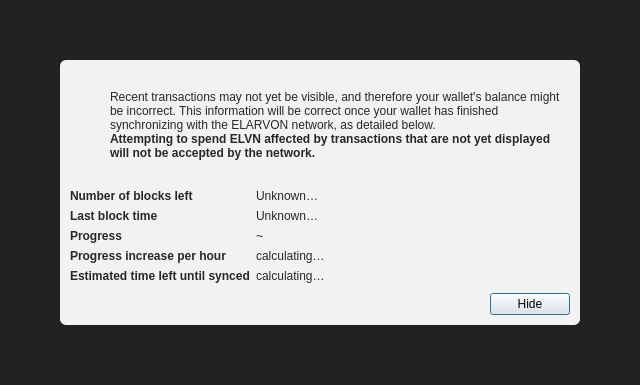
<?xml version="1.0" encoding="UTF-8"?>
<ui version="4.0">
 <class>ModalOverlay</class>
 <widget class="QWidget" name="ModalOverlay">
  <property name="geometry">
   <rect>
    <x>0</x>
    <y>0</y>
    <width>640</width>
    <height>385</height>
   </rect>
  </property>
  <property name="windowTitle">
   <string>Form</string>
  </property>
  <layout class="QVBoxLayout" name="verticalLayout" stretch="0">
   <property name="sizeConstraint">
    <enum>QLayout::SetDefaultConstraint</enum>
   </property>
   <property name="leftMargin">
    <number>0</number>
   </property>
   <property name="topMargin">
    <number>0</number>
   </property>
   <property name="rightMargin">
    <number>0</number>
   </property>
   <property name="bottomMargin">
    <number>0</number>
   </property>
   <item>
    <widget class="QWidget" name="bgWidget" native="true">
     <property name="styleSheet">
      <string notr="true">#bgWidget { background: rgba(0,0,0,220); }</string>
     </property>
     <layout class="QVBoxLayout" name="verticalLayoutMain" stretch="1">
      <property name="leftMargin">
       <number>60</number>
      </property>
      <property name="topMargin">
       <number>60</number>
      </property>
      <property name="rightMargin">
       <number>60</number>
      </property>
      <property name="bottomMargin">
       <number>60</number>
      </property>
      <item>
       <widget class="QWidget" name="contentWidget" native="true">
        <property name="styleSheet">
         <string notr="true">#contentWidget { background: rgba(255,255,255,240); border-radius: 6px; }

QLabel { color: rgb(40,40,40);  }</string>
        </property>
        <layout class="QVBoxLayout" name="verticalLayoutSub" stretch="1,0,0,0">
         <property name="spacing">
          <number>0</number>
         </property>
         <property name="leftMargin">
          <number>10</number>
         </property>
         <property name="topMargin">
          <number>10</number>
         </property>
         <property name="rightMargin">
          <number>10</number>
         </property>
         <property name="bottomMargin">
          <number>10</number>
         </property>
         <item>
          <layout class="QHBoxLayout" name="horizontalLayoutIconText" stretch="0,1">
           <property name="topMargin">
            <number>20</number>
           </property>
           <item>
            <layout class="QVBoxLayout" name="verticalLayoutIcon">
             <property name="leftMargin">
              <number>0</number>
             </property>
             <item>
              <widget class="QPushButton" name="warningIcon">
               <property name="enabled">
                <bool>false</bool>
               </property>
               <property name="text">
                <string/>
               </property>
               <property name="icon">
                <iconset>
                 <normaloff>:/icons/warning</normaloff>
                 <disabledoff>:/icons/warning</disabledoff>:/icons/warning</iconset>
               </property>
               <property name="iconSize">
                <size>
                 <width>48</width>
                 <height>48</height>
                </size>
               </property>
               <property name="flat">
                <bool>true</bool>
               </property>
              </widget>
             </item>
             <item>
              <spacer name="verticalSpacerWarningIcon">
               <property name="orientation">
                <enum>Qt::Vertical</enum>
               </property>
               <property name="sizeHint" stdset="0">
                <size>
                 <width>20</width>
                 <height>40</height>
                </size>
               </property>
              </spacer>
             </item>
            </layout>
           </item>
           <item>
            <layout class="QVBoxLayout" name="verticalLayoutInfoText">
             <property name="leftMargin">
              <number>0</number>
             </property>
             <property name="topMargin">
              <number>0</number>
             </property>
             <item>
              <widget class="QLabel" name="infoText">
               <property name="text">
                <string>Recent transactions may not yet be visible, and therefore your wallet's balance might be incorrect. This information will be correct once your wallet has finished synchronizing with the ELARVON network, as detailed below.</string>
               </property>
               <property name="textFormat">
                <enum>Qt::RichText</enum>
               </property>
               <property name="wordWrap">
                <bool>true</bool>
               </property>
              </widget>
             </item>
             <item>
              <widget class="QLabel" name="infoTextStrong">
               <property name="font">
                <font>
                 <weight>75</weight>
                 <bold>true</bold>
                </font>
               </property>
               <property name="text">
                <string>Attempting to spend ELVN affected by transactions that are not yet displayed will not be accepted by the network.</string>
               </property>
               <property name="textFormat">
                <enum>Qt::RichText</enum>
               </property>
               <property name="wordWrap">
                <bool>true</bool>
               </property>
              </widget>
             </item>
             <item>
              <spacer name="verticalSpacerInTextSpace">
               <property name="orientation">
                <enum>Qt::Vertical</enum>
               </property>
               <property name="sizeHint" stdset="0">
                <size>
                 <width>20</width>
                 <height>40</height>
                </size>
               </property>
              </spacer>
             </item>
            </layout>
           </item>
          </layout>
         </item>
         <item>
          <spacer name="verticalSpacerAfterText">
           <property name="orientation">
            <enum>Qt::Vertical</enum>
           </property>
           <property name="sizeHint" stdset="0">
            <size>
             <width>20</width>
             <height>40</height>
            </size>
           </property>
          </spacer>
         </item>
         <item>
          <layout class="QFormLayout" name="formLayout">
           <property name="fieldGrowthPolicy">
            <enum>QFormLayout::FieldsStayAtSizeHint</enum>
           </property>
           <property name="horizontalSpacing">
            <number>6</number>
           </property>
           <property name="verticalSpacing">
            <number>6</number>
           </property>
           <property name="topMargin">
            <number>10</number>
           </property>
           <item row="0" column="0">
            <widget class="QLabel" name="labelNumberOfBlocksLeft">
             <property name="font">
              <font>
               <weight>75</weight>
               <bold>true</bold>
              </font>
             </property>
             <property name="text">
              <string>Number of blocks left</string>
             </property>
            </widget>
           </item>
           <item row="0" column="1">
            <widget class="QLabel" name="numberOfBlocksLeft">
             <property name="text">
              <string>Unknown…</string>
             </property>
            </widget>
           </item>
           <item row="1" column="0">
            <widget class="QLabel" name="labelLastBlockTime">
             <property name="font">
              <font>
               <weight>75</weight>
               <bold>true</bold>
              </font>
             </property>
             <property name="text">
              <string>Last block time</string>
             </property>
            </widget>
           </item>
           <item row="1" column="1">
            <widget class="QLabel" name="newestBlockDate">
             <property name="sizePolicy">
              <sizepolicy hsizetype="Maximum" vsizetype="Preferred">
               <horstretch>0</horstretch>
               <verstretch>0</verstretch>
              </sizepolicy>
             </property>
             <property name="text">
              <string>Unknown…</string>
             </property>
            </widget>
           </item>
           <item row="2" column="0">
            <widget class="QLabel" name="labelSyncDone">
             <property name="font">
              <font>
               <weight>75</weight>
               <bold>true</bold>
              </font>
             </property>
             <property name="text">
              <string>Progress</string>
             </property>
            </widget>
           </item>
           <item row="2" column="1">
            <layout class="QHBoxLayout" name="horizontalLayoutSync" stretch="0,1">
             <item>
              <widget class="QLabel" name="percentageProgress">
               <property name="text">
                <string notr="true">~</string>
               </property>
              </widget>
             </item>
            </layout>
           </item>
           <item row="4" column="0">
            <widget class="QLabel" name="labelProgressIncrease">
             <property name="font">
              <font>
               <weight>75</weight>
               <bold>true</bold>
              </font>
             </property>
             <property name="text">
              <string>Progress increase per hour</string>
             </property>
            </widget>
           </item>
           <item row="4" column="1">
            <widget class="QLabel" name="progressIncreasePerH">
             <property name="text">
              <string>calculating…</string>
             </property>
            </widget>
           </item>
           <item row="5" column="0">
            <widget class="QLabel" name="labelEstimatedTimeLeft">
             <property name="font">
              <font>
               <weight>75</weight>
               <bold>true</bold>
              </font>
             </property>
             <property name="text">
              <string>Estimated time left until synced</string>
             </property>
            </widget>
           </item>
           <item row="5" column="1">
            <widget class="QLabel" name="expectedTimeLeft">
             <property name="text">
              <string>calculating…</string>
             </property>
            </widget>
           </item>
          </layout>
         </item>
         <item>
          <layout class="QHBoxLayout" name="horizontalLayoutButtons">
           <property name="leftMargin">
            <number>10</number>
           </property>
           <property name="topMargin">
            <number>10</number>
           </property>
           <item>
            <spacer name="horizontalSpacer">
             <property name="orientation">
              <enum>Qt::Horizontal</enum>
             </property>
             <property name="sizeHint" stdset="0">
              <size>
               <width>40</width>
               <height>20</height>
              </size>
             </property>
            </spacer>
           </item>
           <item>
            <widget class="QPushButton" name="closeButton">
             <property name="text">
              <string>Hide</string>
             </property>
             <property name="shortcut">
              <string>Esc</string>
             </property>
             <property name="focusPolicy">
              <enum>Qt::StrongFocus</enum>
             </property>
             <property name="default">
              <bool>true</bool>
             </property>
            </widget>
           </item>
          </layout>
         </item>
        </layout>
       </widget>
      </item>
     </layout>
    </widget>
   </item>
  </layout>
 </widget>
 <resources/>
 <connections/>
</ui>
